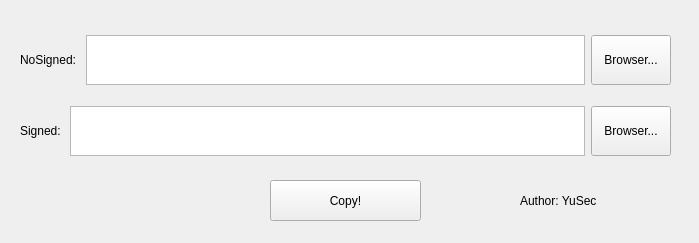
<?xml version="1.0" encoding="UTF-8"?>
<ui version="4.0">
 <class>Widget</class>
 <widget class="QWidget" name="Widget">
  <property name="geometry">
   <rect>
    <x>0</x>
    <y>0</y>
    <width>699</width>
    <height>243</height>
   </rect>
  </property>
  <property name="minimumSize">
   <size>
    <width>0</width>
    <height>4</height>
   </size>
  </property>
  <property name="windowTitle">
   <string>Copy Signature - YuSec</string>
  </property>
  <widget class="QPushButton" name="copySign">
   <property name="geometry">
    <rect>
     <x>270</x>
     <y>180</y>
     <width>151</width>
     <height>41</height>
    </rect>
   </property>
   <property name="text">
    <string>Copy!</string>
   </property>
  </widget>
  <widget class="QWidget" name="layoutWidget">
   <property name="geometry">
    <rect>
     <x>20</x>
     <y>20</y>
     <width>651</width>
     <height>151</height>
    </rect>
   </property>
   <layout class="QGridLayout" name="gridLayout">
    <item row="0" column="0">
     <layout class="QHBoxLayout" name="horizontalLayout">
      <item>
       <widget class="QLabel" name="receiver">
        <property name="maximumSize">
         <size>
          <width>16777215</width>
          <height>50</height>
         </size>
        </property>
        <property name="text">
         <string>NoSigned: </string>
        </property>
       </widget>
      </item>
      <item>
       <widget class="QPlainTextEdit" name="ReceiverPath">
        <property name="maximumSize">
         <size>
          <width>16777215</width>
          <height>50</height>
         </size>
        </property>
       </widget>
      </item>
      <item>
       <widget class="QPushButton" name="fileLoad1">
        <property name="minimumSize">
         <size>
          <width>0</width>
          <height>30</height>
         </size>
        </property>
        <property name="maximumSize">
         <size>
          <width>16777215</width>
          <height>50</height>
         </size>
        </property>
        <property name="text">
         <string>Browser...</string>
        </property>
       </widget>
      </item>
     </layout>
    </item>
    <item row="1" column="0">
     <layout class="QHBoxLayout" name="horizontalLayout_2">
      <item>
       <widget class="QLabel" name="sender">
        <property name="maximumSize">
         <size>
          <width>16777215</width>
          <height>50</height>
         </size>
        </property>
        <property name="text">
         <string>Signed: </string>
        </property>
       </widget>
      </item>
      <item>
       <widget class="QPlainTextEdit" name="SendPath">
        <property name="maximumSize">
         <size>
          <width>16777215</width>
          <height>50</height>
         </size>
        </property>
       </widget>
      </item>
      <item>
       <widget class="QPushButton" name="fileLoad2">
        <property name="minimumSize">
         <size>
          <width>0</width>
          <height>30</height>
         </size>
        </property>
        <property name="maximumSize">
         <size>
          <width>16777215</width>
          <height>50</height>
         </size>
        </property>
        <property name="text">
         <string>Browser...</string>
        </property>
       </widget>
      </item>
     </layout>
    </item>
   </layout>
  </widget>
  <widget class="QLabel" name="label">
   <property name="geometry">
    <rect>
     <x>520</x>
     <y>190</y>
     <width>151</width>
     <height>21</height>
    </rect>
   </property>
   <property name="text">
    <string>Author: YuSec</string>
   </property>
  </widget>
 </widget>
 <resources/>
 <connections/>
</ui>
